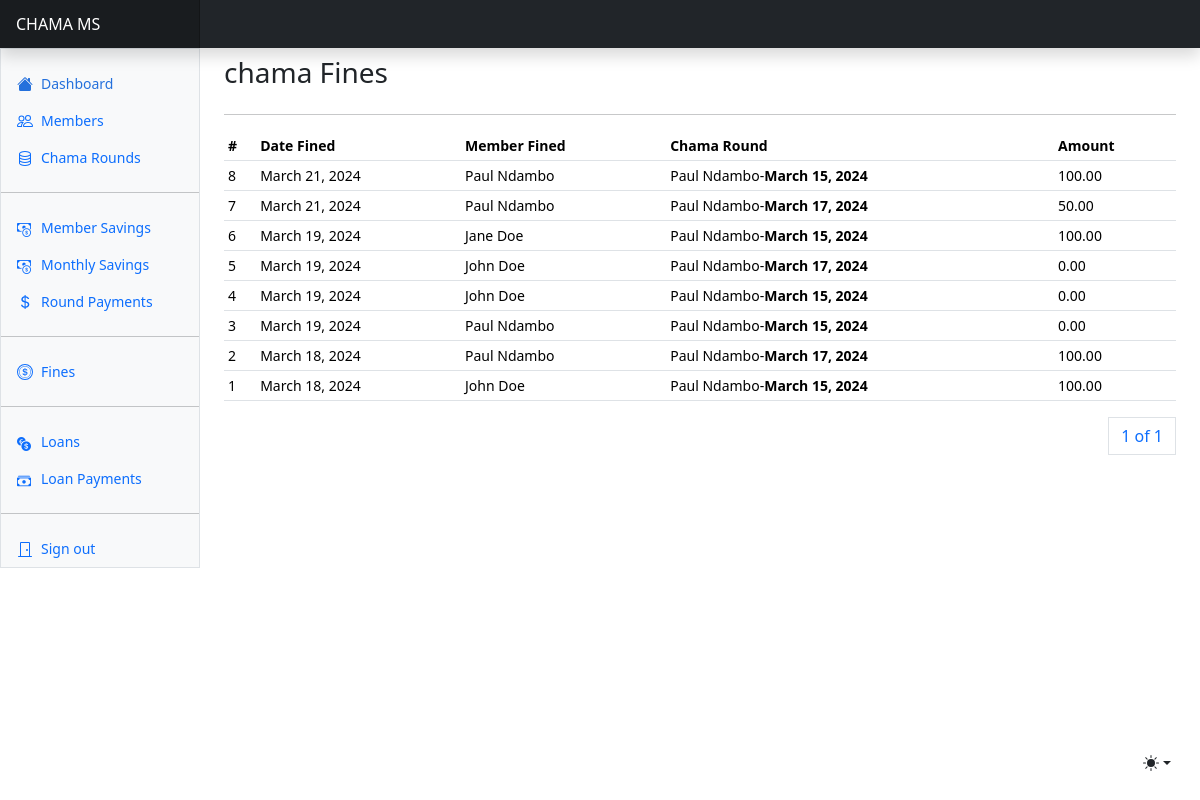
The page /payments/chama-fines/ on the database as committed earlier.
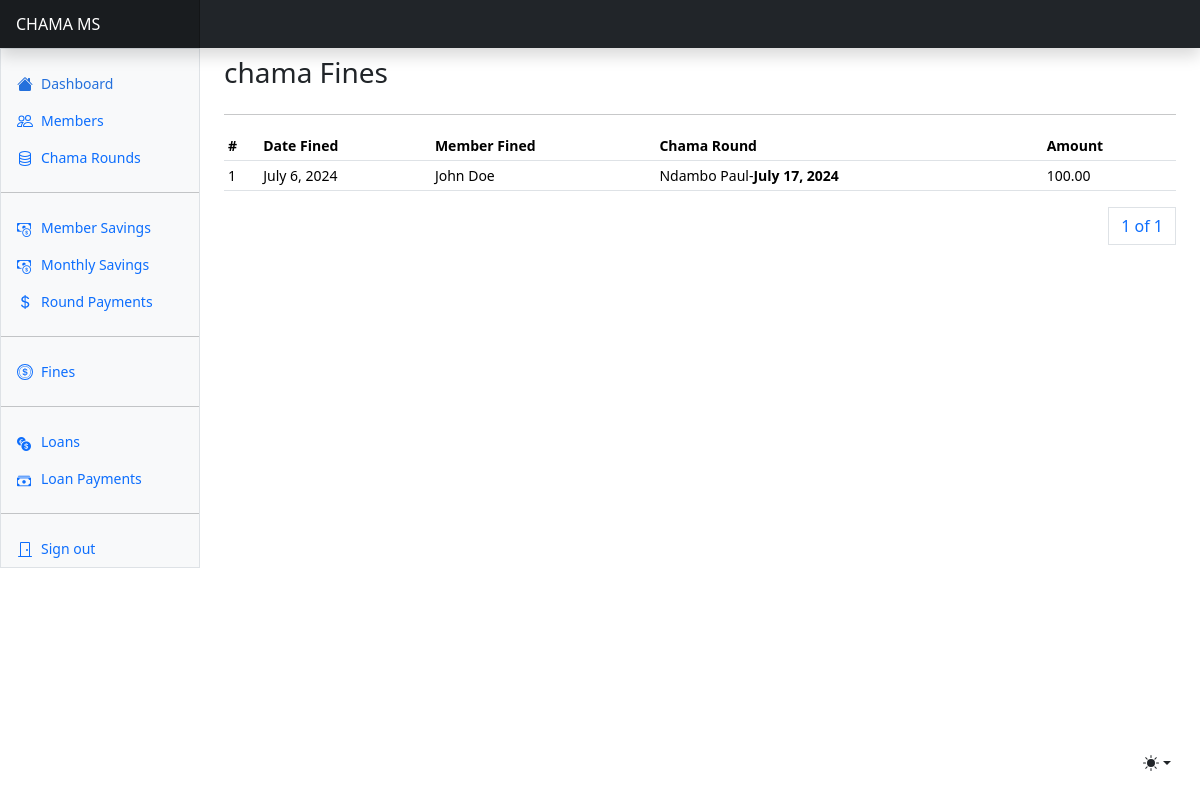
The same page on the database as committed later.
### finance/models.py (models this page shows, shortened)
class ChamaFine(AbstractBaseModel):
    member = models.ForeignKey("users.User", on_delete=models.SET_NULL, null=True, related_name="memberfines")
    merigoround = models.ForeignKey(MeriGoRound, on_delete=models.CASCADE, null=True)
    amount_fined = models.DecimalField(max_digits=100, decimal_places=2, default=100)

class MeriGoRound(AbstractBaseModel):
    member = models.ForeignKey("users.User", on_delete=models.CASCADE)
    round_date = models.DateField()
    amount_expected = models.DecimalField(max_digits=100, decimal_places=2, default=0)
    amount_raised = models.DecimalField(max_digits=100, decimal_places=2, default=0)
    done = models.BooleanField(default=False)
    def __str__(self):
        return self.member.first_name + " " + self.member.last_name

### users/models.py (models this page shows, shortened)
class User(AbstractUser, AbstractBaseModel):
    role = models.CharField(max_length=255, choices=USER_ROLES)
    id_number = models.CharField(max_length=255)
    phone_number = models.CharField(max_length=255)
    gender = models.CharField(max_length=255, null=True, blank=True)
    date_joined = models.DateField(null=True)
    address = models.CharField(max_length=255, null=True, blank=True)
    city = models.CharField(max_length=255, null=True)
    county = models.CharField(max_length=255, null=True, blank=True)
    country = models.CharField(max_length=255, null=True, blank=True)
    round_number = models.IntegerField(default=0, null=True, blank=True)
    def __str__(self):
        return f"{self.first_name} {self.last_name}"

### finance/views.py (the view)
# urls.py: path("chama-fines/", chama_fines, name="chama-fines"),
def chama_fines(request):
    chama_fines = ChamaFine.objects.all().order_by("-created")
    if request.method == "POST":
        search_text = request.POST.get("search_text")
        print(f"Search Text: {search_text}")
        chama_fines = ChamaFine.objects.filter(Q(member__first_name__icontains=search_text) | Q(member__last_name__icontains=search_text))
    paginator = Paginator(chama_fines, 13)
    page_number = request.GET.get("page")
    page_obj = paginator.get_page(page_number)
    context = {
        "page_obj": page_obj
    }
    return render(request, "payments/chama_fines.html", context)

### templates/payments/chama_fines.html (shortened to what this page needs)
{% extends "base.html" %}
{% block content %}
<div class="row mt-2">
    <div class="col">
        <h3>chama Fines</h3>
    </div>
</div>
<hr/>
      <div class="table-responsive small">
        <table class="table table-sm">
          <thead>
            <tr>
              <th scope="col">#</th>
              <th scope="col">Date Fined</th>
              <th scope="col">Member Fined</th>
              <th scope="col">Chama Round</th>
              <th scope="col">Amount</th>
            </tr>
          </thead>
          <tbody>
            {% for fine in page_obj %}
            <tr>
              <td>{{fine.id}}</td>
              <td>{{fine.created.date}}</td>
              <td>{{fine.member}}</td>
              <td>{{fine.merigoround}}-<b>{{fine.merigoround.round_date}}</b></td>
              <td>{{fine.amount_fined}}</td>
            {% endfor %}
          </tbody>
        </table>
        <div>
          <nav aria-label="Page navigation example">
            <ul class="pagination justify-content-end">
              <a class="page-link" href="#">{{ page_obj.number }} of {{ page_obj.paginator.num_pages }}</a>
            </ul>
          </nav>
        </div>
      </div>
{% endblock content %}

Rows that differ between the two databases and show on the page:
removed ChamaFine: id "8", created "March 21, 2024", member "Paul Ndambo", merigoround "Paul Ndambo", merigoround.round_date "March 15, 2024", amount_fined "100.00"
removed ChamaFine: id "7", created "March 21, 2024", member "Paul Ndambo", merigoround "Paul Ndambo", merigoround.round_date "March 17, 2024", amount_fined "50.00"
removed ChamaFine: id "6", created "March 19, 2024", member "Jane Doe", merigoround "Paul Ndambo", merigoround.round_date "March 15, 2024", amount_fined "100.00"
removed ChamaFine: id "5", created "March 19, 2024", member "John Doe", merigoround "Paul Ndambo", merigoround.round_date "March 17, 2024", amount_fined "0.00"
removed ChamaFine: id "4", created "March 19, 2024", member "John Doe", merigoround "Paul Ndambo", merigoround.round_date "March 15, 2024", amount_fined "0.00"
removed ChamaFine: id "3", created "March 19, 2024", member "Paul Ndambo", merigoround "Paul Ndambo", merigoround.round_date "March 15, 2024", amount_fined "0.00"
removed ChamaFine: id "2", created "March 18, 2024", member "Paul Ndambo", merigoround "Paul Ndambo", merigoround.round_date "March 17, 2024", amount_fined "100.00"
changed ChamaFine "John Doe": created "March 18, 2024" → "July 6, 2024"; merigoround "Paul Ndambo" → "Ndambo Paul"; merigoround.round_date "March 15, 2024" → "July 17, 2024"
